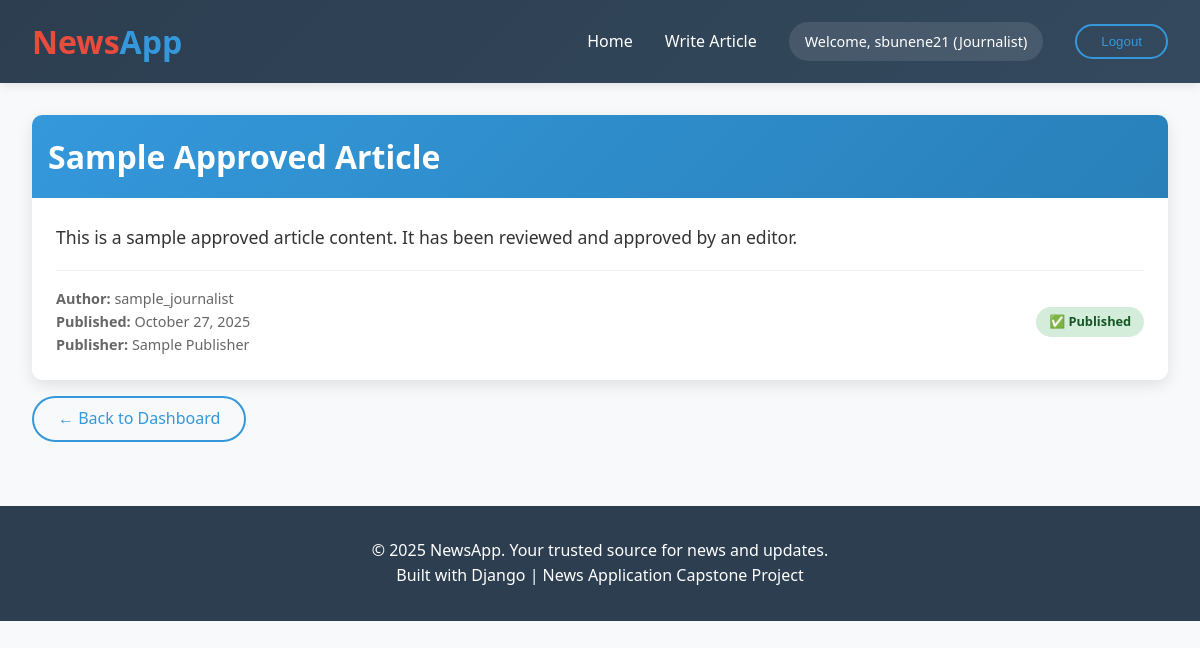
The page /news/article/1/ (signed in) on the database its author committed.
### news/models.py (models this page shows, shortened)
class CustomUser(AbstractUser):
    ROLE_CHOICES = [
        ('READER', 'Reader'),
        ('JOURNALIST', 'Journalist'),
        ('EDITOR', 'Editor'),
    ]
    role = models.CharField(max_length=20, choices=ROLE_CHOICES, default='READER')
    subscribed_publishers = models.ManyToManyField(
        'Publisher',
        related_name='subscribers',
        blank=True
    )
    subscribed_journalists = models.ManyToManyField(
        'self',
        symmetrical=False,
        related_name='followers',
        blank=True,
        limit_choices_to={'role': 'JOURNALIST'}
    )
    published_articles = models.ManyToManyField(
        'Article',
        related_name='journalist_articles',
        blank=True
    )
    published_newsletters = models.ManyToManyField(
        'Newsletter',
        related_name='journalist_newsletters',
        blank=True
    )

class Article(models.Model):
    title = models.CharField(
        max_length=200,
        help_text="Article headline"
    )
    content = models.TextField(
        help_text="Main article content"
    )
    created_at = models.DateTimeField(
        auto_now_add=True,
        help_text="When the article was created"
    )
    updated_at = models.DateTimeField(
        auto_now=True,
        help_text="When the article was last modified"
    )
    is_approved = models.BooleanField(
        default=False,
        help_text="Whether this article has been approved by an editor"
    )
    journalist = models.ForeignKey(
        CustomUser,
        on_delete=models.CASCADE,
        limit_choices_to={'role': 'JOURNALIST'},
        help_text="The user who wrote this article"
    )
    publisher = models.ForeignKey(
        Publisher,
        on_delete=models.CASCADE,
        null=True,
        blank=True,
        help_text="Optional publisher this article is associated with"
    )
    class Meta:
        ordering = ['-created_at']  # Newest articles first

class Publisher(models.Model):
    name = models.CharField(
        max_length=200,
        help_text="The publisher's display name"
    )
    editors = models.ManyToManyField(
        CustomUser,
        limit_choices_to={'role': 'EDITOR'},
        related_name='publisher_editors',
        help_text="Editors who can approve content for this publisher"
    )
    journalists = models.ManyToManyField(
        CustomUser,
        limit_choices_to={'role': 'JOURNALIST'},
        related_name='publisher_journalists',
        help_text="Journalists who can write for this publisher"
    )

### news/views.py (the view)
# urls.py: path('article/<int:article_id>/', views.article_detail, name='article_detail'),
@login_required
def article_detail(request, article_id):
    try:
        article = get_object_or_404(Article, id=article_id)
        if not article.is_approved and request.user.role == 'READER':
            messages.error(
                request,
                'This article is not yet available for viewing.'
            )
            return redirect('dashboard')
        if (request.user.role == 'JOURNALIST' and
            article.journalist != request.user and
            not article.is_approved):
            messages.error(
                request,
                'You can only view your own unpublished articles.'
            )
            return redirect('dashboard')
        return render(
            request,
            'news/article_detail.html',
            {'article': article}
        )
    except Article.DoesNotExist:
        messages.error(request, f'Article with ID {article_id} not found.')
    except Exception as e:
        messages.error(
            request,
            f'Error retrieving article: {str(e)}. Please try again.'
        )
    return redirect('dashboard')

### news/templates/news/article_detail.html (shortened to what this page needs)
{% extends 'news/base.html' %}
{% block content %}
<div class="article-card">
    <div class="article-header">
        <h1>{{ article.title }}</h1>
    </div>
    <div class="article-content">
        <div style="font-size: 1.1rem; line-height: 1.8;">
            {{ article.content|linebreaks }}
        </div>
        <div class="article-meta">
            <div>
                <strong>Author:</strong> {{ article.journalist.username }}<br>
                <strong>Published:</strong> {{ article.created_at|date:"F d, Y" }}<br>
                {% if article.publisher %}
                    <strong>Publisher:</strong> {{ article.publisher.name }}
                {% endif %}
            </div>
            <span class="article-status {% if article.is_approved %}status-approved{% else %}status-pending{% endif %}">
                {% if article.is_approved %}✅ Published{% else %}⏳ Under Review{% endif %}
            </span>
        </div>
    </div>
</div>
<div class="action-buttons">
    <a href="{% url 'dashboard' %}" class="btn btn-outline">← Back to Dashboard</a>
</div>
{% endblock %}

### news/templates/news/base.html (shortened to what this page needs)
<!DOCTYPE html>
<html lang="en">
<head>
</head>
<body>
    <header class="header">
        <div class="header-container">
            <div class="logo">News<span>App</span></div>
            <nav class="nav-links">
                <a href="{% url 'dashboard' %}">Home</a>
                {% if user.is_authenticated %}
                    {% if user.role == 'JOURNALIST' %}
                        <a href="{% url 'create_article' %}">Write Article</a>
                    {% endif %}
                    <div class="user-info">
                        Welcome, {{ user.username }} ({{ user.get_role_display }})
                    </div>
                    <form method="post" action="{% url 'logout' %}" style="display: inline;">
                        <button type="submit" class="btn btn-outline" style="cursor: pointer;">Logout</button>
                    </form>
                {% else %}
                    <a href="{% url 'login' %}" class="btn">Login</a>
                    <a href="{% url 'register' %}" class="btn btn-outline">Register</a>
                {% endif %}
            </nav>
        </div>
    </header>
    <main class="container">
        {% block content %}
        {% endblock %}
    </main>
    <footer class="footer">
        <p>&copy; 2025 NewsApp. Your trusted source for news and updates.</p>
        <p>Built with Django | News Application Capstone Project</p>
    </footer>
</body>
</html>

### news/templates/news/base.html (style rules this page uses)
* { margin: 0; padding: 0; box-sizing: border-box; }
body { font-family: 'Segoe UI', Tahoma, Geneva, Verdana, sans-serif; line-height: 1.6; color: #333; background: #f8f9fa; }
.header { background: linear-gradient(135deg, #2c3e50, #34495e); color: white; padding: 1rem 0; box-shadow: 0 2px 10px rgba(0,0,0,0.1); }
.header-container { max-width: 1200px; margin: 0 auto; padding: 0 2rem; display: flex; justify-content: space-between; align-items: center; }
.logo { font-size: 2rem; font-weight: bold; color: #e74c3c; }
.logo span { color: #3498db; }
.nav-links { display: flex; gap: 2rem; align-items: center; }
.nav-links a { color: white; text-decoration: none; font-weight: 500; transition: color 0.3s; }
.user-info { background: rgba(255,255,255,0.1); padding: 0.5rem 1rem; border-radius: 20px; font-size: 0.9rem; }
.btn { background: #e74c3c; color: white; padding: 0.5rem 1.5rem; border: none; border-radius: 25px; text-decoration: none; font-weight: 500; transition: all 0.3s; display: inline-block; }
.btn-outline { background: transparent; border: 2px solid #3498db; color: #3498db; }
.container { max-width: 1200px; margin: 2rem auto; padding: 0 2rem; }
.article-card { background: white; border-radius: 10px; overflow: hidden; box-shadow: 0 5px 15px rgba(0,0,0,0.1); transition: transform 0.3s, box-shadow 0.3s; }
.article-header { background: linear-gradient(135deg, #3498db, #2980b9); color: white; padding: 1rem; }
.article-content { padding: 1.5rem; }
.article-meta { display: flex; justify-content: space-between; align-items: center; margin-top: 1rem; padding-top: 1rem; border-top: 1px solid #eee; font-size: 0.9rem; color: #666; }
.article-status { padding: 0.3rem 0.8rem; border-radius: 15px; font-size: 0.8rem; font-weight: bold; }
.status-approved { background: #d4edda; color: #155724; }
.action-buttons { display: flex; gap: 1rem; margin: 1rem 0; }
.footer { background: #2c3e50; color: white; text-align: center; padding: 2rem; margin-top: 4rem; }

### rows shown on the page
CustomUser: username "sbunene21", role "Journalist"
Article: title "Sample Approved Article", content "This is a sample approved article content. It has been reviewed and approved by an editor.", journalist.username "sample_journalist", created_at "October 27, 2025", publisher.name "Sample Publisher"
